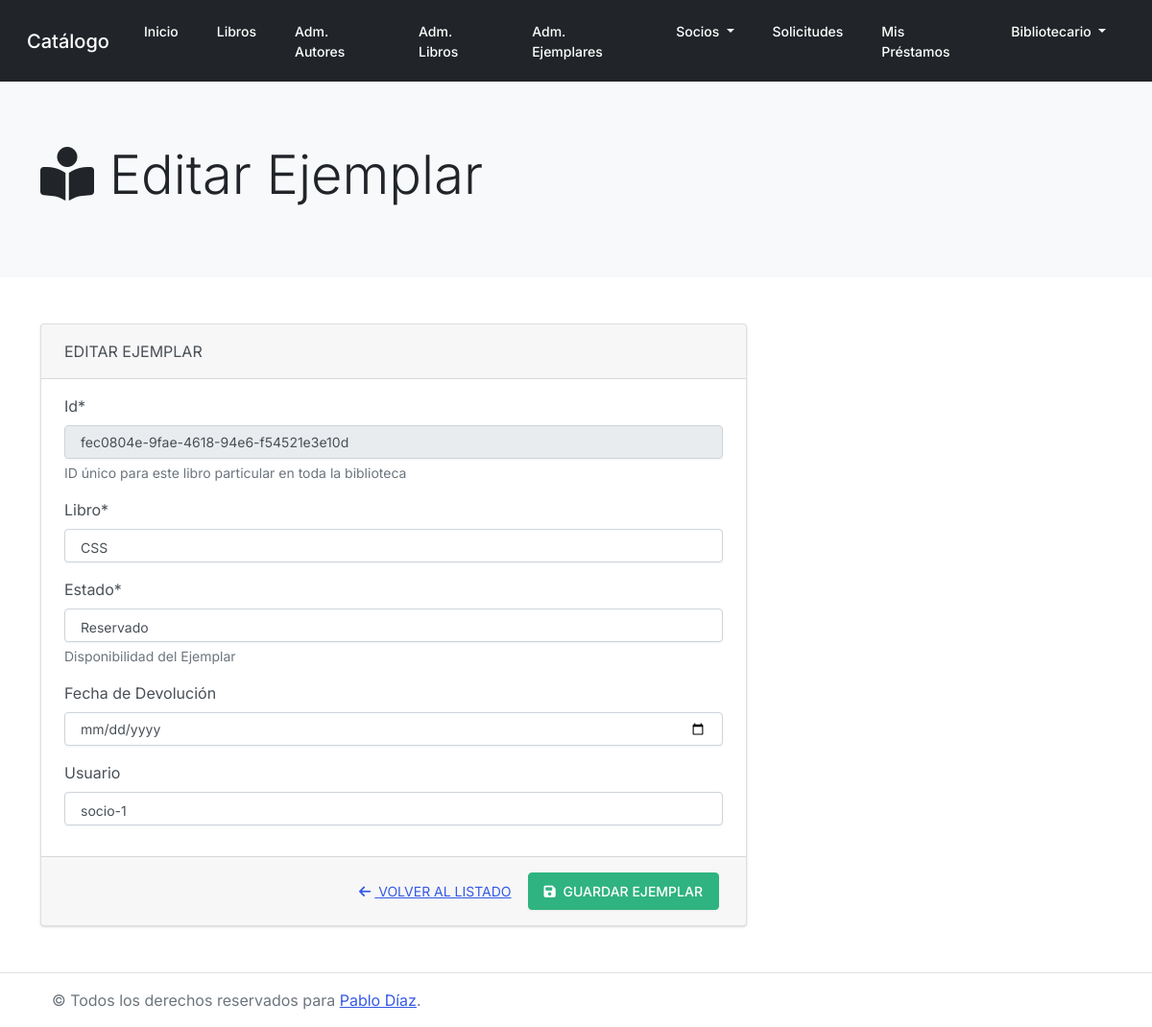
The app's page /catalogo/ejemplar/actualizar/fec0804e-9fae-4618-94e6-f54521e3e10d (signed in) with its own data.
### catalogo/models.py (models this page shows, shortened)
class CustomUser(AbstractUser):
    email = models.EmailField(_("email address"))
    latitude = models.FloatField(null=True)
    longitude = models.FloatField(null=True)

class Libro(models.Model):
    titulo = models.CharField(max_length=200)
    autor = models.ForeignKey(Autor, on_delete=models.SET_NULL, null=True)
    resumen = models.TextField(max_length=1000, help_text="Ingrese un resumen del libro")
    isbn = models.CharField('ISBN',max_length=13, help_text='13 Caracteres (<a href="https://www.isbninternational.org/content/what-isbn">ISBN number</a>)')
    genero = models.ManyToManyField(Genero, help_text="Seleccione un género (o varios) para el libro")
    idioma = models.ForeignKey(Idioma, on_delete=models.SET_NULL, null=True)
    image=models.ImageField(upload_to='catalogo/upload/img', default='catalogo/upload/img/default-libro.jpg')
    def muestra_genero(self):
        return ', '.join([genero.nombre for genero in self.genero.all()])
    muestra_genero.short_description = 'Género/s'
    def __str__(self):
        return self.titulo

class Ejemplar(models.Model):
    id = models.UUIDField(primary_key=True, default=uuid.uuid4, help_text="ID único para este libro particular en toda la biblioteca")
    libro = models.ForeignKey(Libro, on_delete=models.SET_NULL, null=True)
    fechaDevolucion = models.DateField(null=True, blank=True)
    ESTADO_EJEMPLAR = (
        ('m', 'en Mantenimiento'),
        ('p', 'Prestado'),
        ('d', 'Disponible'),
        ('r', 'Reservado'),
    )
    estado = models.CharField(max_length=1, choices=ESTADO_EJEMPLAR, default='d', help_text='Disponibilidad del Ejemplar')
    usuario = models.ForeignKey(CustomUser, on_delete=models.SET_NULL, null=True, blank=True)
    class Meta:
        ordering = ['libro', 'fechaDevolucion']
        permissions = (("can_reserve_a_copy", "Puede reservar ejemplar"), ("can_cancel_reservation", "Puede cancelar reserva"), ("can_view_my_loans", "Puedo ver mis prestamos"))

### catalogo/views.py (the view)
# urls.py: path('ejemplar/actualizar/<pk>', views.copy_update, name='copy_update'),
@login_required
@permission_required('catalogo.change_ejemplar')
def copy_update(request, pk):
    copy = get_object_or_404(Ejemplar, pk=pk)
    if request.method == "POST":
        form = CopyForm(request.POST, instance=copy)
        if form.is_valid():
            copy = form.save(commit=False)
            copy.libro = form.cleaned_data['libro']
            copy.fechaDevolucion = form.cleaned_data['fechaDevolucion']
            copy.estado = form.cleaned_data['estado']
            copy.usuario = form.cleaned_data['usuario']
            copy.save()
            messages.success(request, "¡Ejemplar actualizado exitosamente!")
            return redirect('copy_list')
        else:
            context = {
                'form': form
            }
            return render(request, 'copies/edit.html', context)
    else:
        form = CopyForm(instance=copy)
        context = {
            'form': form
        }
    return render(request, 'copies/edit.html', context)

### catalogo/forms.py
class CopyForm(forms.ModelForm):
    def __init__(self, *args, **kwargs):
        super(CopyForm, self).__init__(*args, **kwargs)
        self.fields['id'].label = "Id"
        self.fields['libro'].label = "Libro"
        self.fields['estado'].label = "Estado"
        self.fields['fechaDevolucion'].label = "Fecha de Devolución"
        self.fields['usuario'].label = "Usuario"
        self.fields['id'].disabled = True
    class Meta:
        model = Ejemplar
        fields = ('id', 'libro', 'estado', 'fechaDevolucion', 'usuario')
        widgets = {
            'fechaDevolucion': NumberInput(attrs={'type': 'date'}),
        }

### catalogo/templates/copies/edit.html
{% extends "base.html" %}
{% block jumbotron %}
    {% include "partials/jumbotron.html" with icon="<i class='fas fa-book-reader'></i>" title="Editar Ejemplar" %}
{% endblock %}
{% block content %}
    <div class="row">
        <div class="col-12 col-md-8">
            {% include "copies/partials/form.html" with card_header="Editar Ejemplar" %}
        </div>
    </div>
{% endblock %}

### catalogo/templates/partials/navbar.html (shortened to what this page needs)
<nav class="navbar navbar-expand-lg  navbar-dark bg-dark">
    <div class="container-fluid">
        <a class="navbar-brand" href="{% url 'index' %}">Catálogo</a>
        <div class="collapse navbar-collapse" id="navbarSupportedContent">
            {% with request.resolver_match.url_name as url_name %}
                <ul class="navbar-nav mr-auto">
                    {% if user.is_authenticated %}
                        <li class="nav-item {% if url_name == 'index' %} active {% endif %}">
                            <a class="nav-link" href="{% url 'index' %}">
                                Inicio <span class="sr-only">(current)</span>
                            </a>
                        </li>
                        <li class="nav-item {% if url_name == 'available_copies_list' %} active {% endif %}">
                            <a class="nav-link" href="{% url 'available_copies_list' %}">
                                Libros <span class="sr-only">(current)</span>
                            </a>
                        </li>
                        {% if perms.catalogo.view_autor %}
                            <li class="nav-item {% if url_name == 'author_list' %} active {% endif %}">
                                <a class="nav-link" href="{% url 'author_list' %}">
                                    Adm. Autores <span class="sr-only">(current)</span>
                                </a>
                            </li>
                        {% endif %}
                        {% if perms.catalogo.view_libro %}
                            <li class="nav-item {% if url_name == 'book_list' %} active {% endif %}">
                                <a class="nav-link" href="{% url 'book_list' %}">
                                    Adm. Libros <span class="sr-only">(current)</span>
                                </a>
                            </li>
                        {% endif %}
                        {% if perms.catalogo.view_ejemplar %}
                            <li class="nav-item {% if url_name == 'copy_list' %} active {% endif %}">
                                <a class="nav-link" href="{% url 'copy_list' %}">
                                    Adm. Ejemplares <span class="sr-only">(current)</span>
                                </a>
                            </li>
                        {% endif %}
                        <li class="nav-item dropdown {% if url_name == 'map' or url_name == 'charts' or url_name == 'reporte_autor' %} active {% endif %}">
                            <a class="nav-link dropdown-toggle" href="#" id="navbarDropdown" role="button" data-toggle="dropdown" aria-expanded="false">
                                Socios
                            </a>
                        </li>
                    {% endif %}
                </ul>
                    <ul class="navbar-nav ml-auto">
                        {% if user.is_authenticated %}
                            <li class="nav-item {% if url_name == 'requests' %} active {% endif %}">
                                <a class="nav-link" href="{% url 'requests' %}">
                                    Solicitudes <span class="sr-only">(current)</span>
                                </a>
                            </li>
                            <li class="nav-item {% if url_name == 'my_loans' %} active {% endif %}">
                                <a class="nav-link" href="{% url 'my_loans' %}">
                                    Mis Préstamos <span class="sr-only">(current)</span>
                                </a>
                            </li>
                            <li class="nav-item dropdown">
                                <a class="nav-link dropdown-toggle text-capitalize" href="#" id="navbarDropdown" role="button" data-toggle="dropdown" aria-expanded="false">
                                    {{ user.get_username }}
                                </a>
                            </li>
                        {% endif %}
                    </ul>
            {% endwith %}
        </div>
    </div>
</nav>

### catalogo/templates/copies/partials/form.html (shortened to what this page needs)
{% load crispy_forms_tags %}
<form method="POST" class="card" novalidate>
    <div class="card-header">
        {{ card_header|upper }}
    </div>
    <div class="card-body">
        {{ form|crispy}}
    </div>
    <div class="card-footer d-flex justify-content-end">
        <a href="{% url 'copy_list' %}" class="btn btn-link">
            <i class="fas fa-arrow-left mr-1"></i> VOLVER AL LISTADO
        </a>
        <button type="submit" class="btn btn-success mr-1">
            <i class="fas fa-save mr-1"></i> GUARDAR EJEMPLAR
        </button>
    </div>
</form>

### records on screen
CustomUser: get_username "Bibliotecario"
Libro: id "fec0804e-9fae-4618-94e6-f54521e3e10d"
Ejemplar: libro "CSS", estado "Reservado", usuario "socio-1"

### other values on screen
{{ title }} "Editar Ejemplar"
{{ card_header|upper }} "EDITAR EJEMPLAR"
